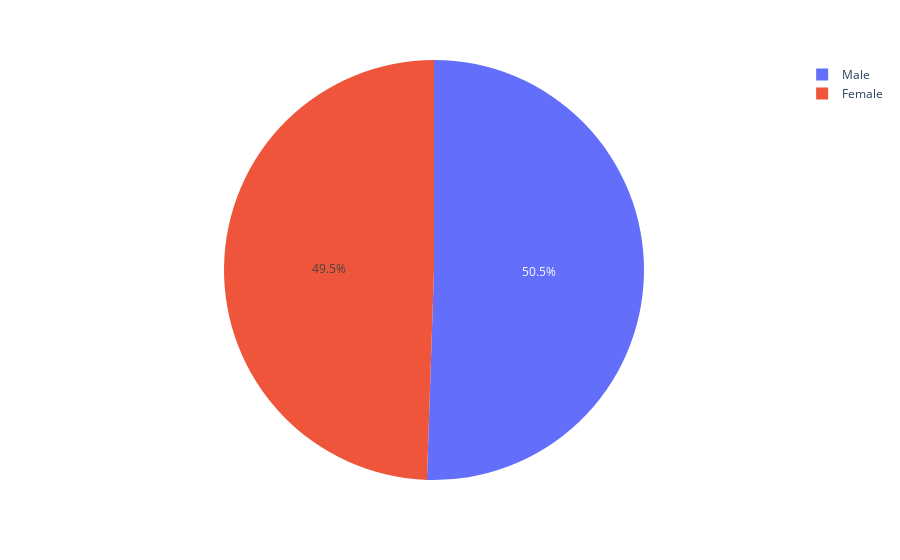

Here is the notebook cell this chart was saved with:
### Markdown cell above
### GENDER

### Code cell
gender_conteggio = df["Gender"].value_counts().reset_index()
fig = px.pie( gender_conteggio , values= "count", names="Gender")
fig.show()

### Figure 1 — Plotly figure (JSON) as saved in the notebook; plotly's stock layout.template omitted (floating-point values rounded to 4 significant figures)
{"data": [{"domain": {"x": [0, 1], "y": [0, 1]}, "hovertemplate": "Gender=%{label}<br>count=%{value}<extra></extra>", "labels": ["Male", "Female"], "legendgroup": "", "name": "", "showlegend": true, "type": "pie", "values": [189, 185]}], "layout": {"legend": {"tracegroupgap": 0}, "margin": {"t": 60}}}
